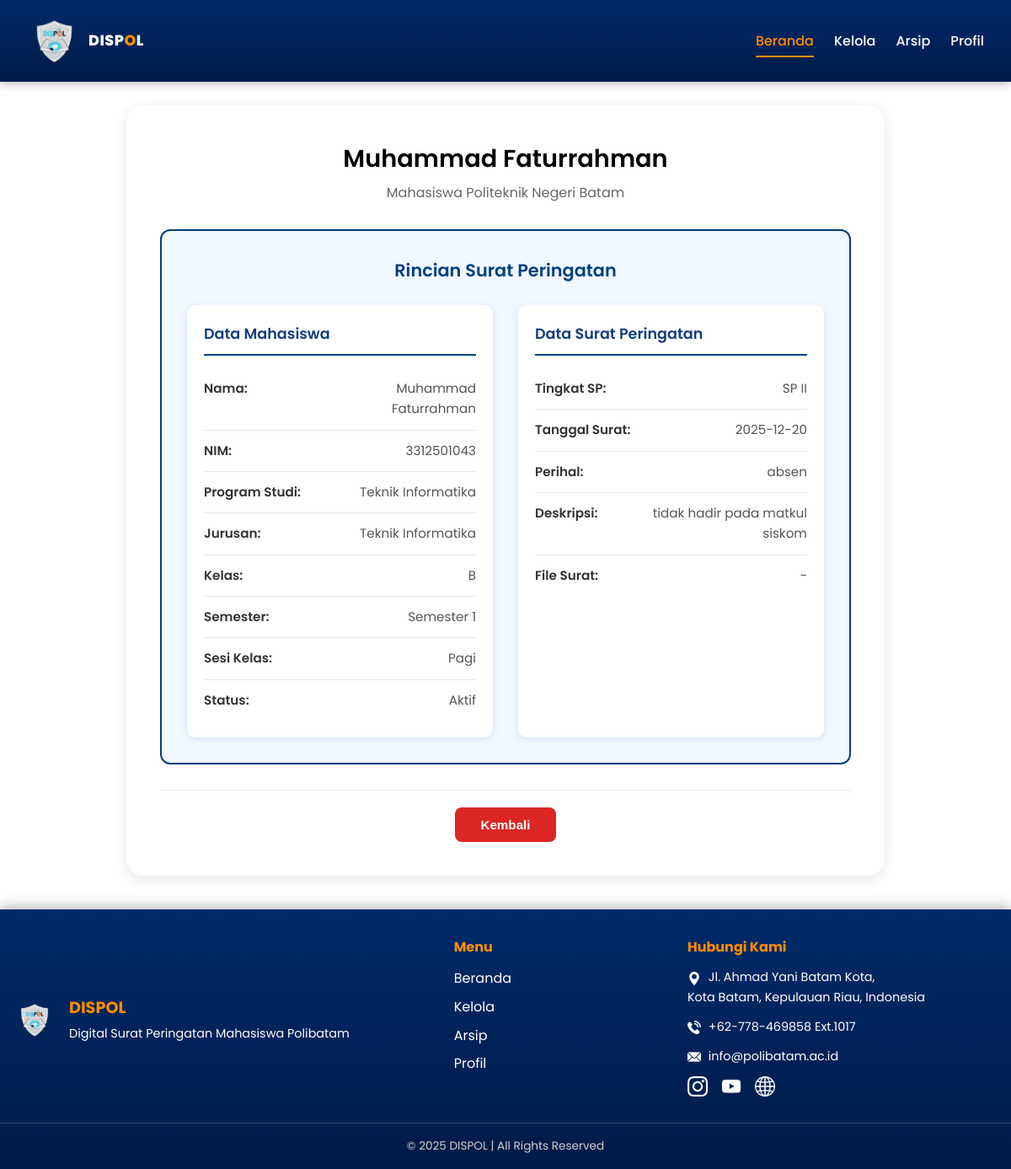
The app's page /detail-surat.php?id=61 with its own data.
### tables this page shows
CREATE TABLE `surat_peringatan` (
  `id` int(11) NOT NULL,
  `nama` varchar(100) NOT NULL,
  `nim` varchar(20) NOT NULL,
  `jurusan` varchar(100) NOT NULL,
  `prodi` varchar(100) NOT NULL,
  `kelas` varchar(10) NOT NULL,
  `tingkat` enum('SP I','SP II','SP III') NOT NULL,
  `tanggal` date NOT NULL,
  `sampai` date NOT NULL,
  `perihal` varchar(255) DEFAULT NULL,
  `deskripsi` text DEFAULT NULL,
  `file` varchar(255) DEFAULT NULL,
  `status` enum('Aktif','Selesai') DEFAULT 'Aktif',
  `created_at` datetime DEFAULT current_timestamp(),
  `semester` varchar(10) NOT NULL,
  `sesi_kelas` varchar(50) NOT NULL
);

### detail-surat.php (the view, shortened to what this page needs)
<?php
include "backend/config.php";
$id = $_GET['id'];
$query = mysqli_query($conn, "SELECT * FROM surat_peringatan WHERE id='$id'");
$data = mysqli_fetch_assoc($query);
?>
<!DOCTYPE html>
<html lang="id">
<head>
    <link rel="stylesheet" href="css/detail-surat.css">
    <link rel="stylesheet" href="css/loading.css">
    <link href="https://unpkg.com/aos@2.3.1/dist/aos.css" rel="stylesheet">
</head>
<body>
    <nav class="navbar">
        <div class="container">
            <a href="dashboard-staf.php" class="logo">
                <img src="image/dispol.png" width="65" height="65" alt="Logo DISPOL">
                <span class="brand">DISP<span class="brand-o">O</span>L</span>
            </a>
            <ul class="nav-links" id="navMenu">
                <li><a href="dashboard-staf.php" class="active">Beranda</a></li>
                <li><a href="kelola-staf.php">Kelola</a></li>
                <li><a href="arsip-staf.php">Arsip</a></li>
                <li><a href="profil-staf.php">Profil</a></li>
            </ul>
        </div>
    </nav>
    <div class="detail-container" data-aos="fade-up">
        <div class="detail-header">
            <h2 id="namaMahasiswaHeader"><?= $data['nama'] ?></h2>
            <p>Mahasiswa Politeknik Negeri Batam</p>
        </div>
        <div class="rincian-surat">
            <h3>Rincian Surat Peringatan</h3>
            <div class="preview-container">
                <div class="preview-section">
                    <h4>Data Mahasiswa</h4>
                    <div class="preview-item"><label>Nama:</label> <span><?= $data['nama'] ?></span></div>
                    <div class="preview-item"><label>NIM:</label> <span><?= $data['nim'] ?></span></div>
                    <div class="preview-item"><label>Program Studi:</label> <span><?= $data['prodi'] ?></span></div>
                    <div class="preview-item"><label>Jurusan:</label> <span><?= $data['jurusan'] ?></span></div>
                    <div class="preview-item"><label>Kelas:</label> <span><?= $data['kelas'] ?></span></div>
                    <div class="preview-item"><label>Semester:</label> <span>Semester <?= $data['semester'] ?></span>
                    </div>
                    <div class="preview-item"><label>Sesi Kelas:</label> <span><?= $data['sesi_kelas'] ?></span></div>
                    <div class="preview-item"><label>Status:</label>
                        <span><?= $data['status'] ?? 'Aktif' ?></span>
                    </div>
                </div>
                <div class="preview-section">
                    <h4>Data Surat Peringatan</h4>
                    <div class="preview-item"><label>Tingkat SP:</label> <span><?= $data['tingkat'] ?></span></div>
                    <div class="preview-item"><label>Tanggal Surat:</label> <span><?= $data['tanggal'] ?></span></div>
                    <div class="preview-item"><label>Perihal:</label> <span><?= $data['perihal'] ?></span></div>
                    <div class="preview-item"><label>Deskripsi:</label> <span><?= $data['deskripsi'] ?></span></div>
                    <div class="preview-item">
                        <label>File Surat:</label>
                        <?php if ($data['file']): ?>
                        <a href="uploads/<?= $data['file'] ?>" target="_blank">Lihat File</a>
                        <?php else: ?>
                        <span>-</span>
                        <?php endif; ?>
                    </div>
                </div>
            </div>
        </div>
        <div class="form-buttons">
            <button type="button" class="btn btn-batal" onclick="window.history.back()">Kembali</button>
        </div>
    </div>
    <footer class="footer">
        <div class="footer-container">
            <div class="footer-left">
                <img src="image/dispol.png" alt="Logo Dispol" width="60">
                <div>
                    <h3>DISPOL</h3>
                    <p>Digital Surat Peringatan Mahasiswa Polibatam</p>
                </div>
            </div>
            <div class="footer-center">
                <h4>Menu</h4>
                <ul>
                    <li><a href="dashboard-staf.php">Beranda</a></li>
                    <li><a href="kelola-staf.php">Kelola</a></li>
                    <li><a href="arsip-staf.php">Arsip</a></li>
                    <li><a href="profil-staf.php">Profil</a></li>
                </ul>
            </div>
            <div class="footer-right">
                <h4>Hubungi Kami</h4>
                <p><img src="image/icon-address.png" alt="Address"
                        style="width: 16px; height: 16px; vertical-align: middle; margin-right: 5px; filter: brightness(0) invert(1);">
                    Jl. Ahmad Yani Batam Kota,<br>Kota Batam, Kepulauan Riau, Indonesia</p>
                <p><img src="image/icon-contact.png" alt="Phone"
                        style="width: 16px; height: 16px; vertical-align: middle; margin-right: 5px; filter: brightness(0) invert(1);">
                    +62-778-469858 Ext.1017</p>
                <p><img src="image/icon-email.png" alt="Email"
                        style="width: 16px; height: 16px; vertical-align: middle; margin-right: 5px; filter: brightness(0) invert(1);">
                    info@polibatam.ac.id</p>
                <ul class="social-links">
                    <li><a href="https://www.instagram.com/polibatamofficial?igsh=MXNidmNrMDJobGY0Zw=="><img
                                src="image/icon-instagram.png" alt="Instagram"></a></li>
                    <li><a href="https://www.youtube.com/@polibatamofficial"><img src="image/icon-youtube.png"
                                alt="YouTube"></a></li>
                    <li><a href="https://www.polibatam.ac.id"><img src="image/icon-website.png" alt="Website"></a></li>
                </ul>
            </div>
        </div>
        <div class="footer-bottom">
            <p>&copy; 2025 DISPOL | All Rights Reserved</p>
        </div>
    </footer>
</body>
</html>

### records on screen
surat_peringatan: nama "Muhammad Faturrahman", nim "3312501043", prodi "Teknik Informatika", jurusan "Teknik Informatika", kelas "B", semester "1", sesi_kelas "Pagi", status "Aktif", tingkat "SP II", tanggal "2025-12-20", perihal "absen", deskripsi "tidak hadir pada matkul siskom"
